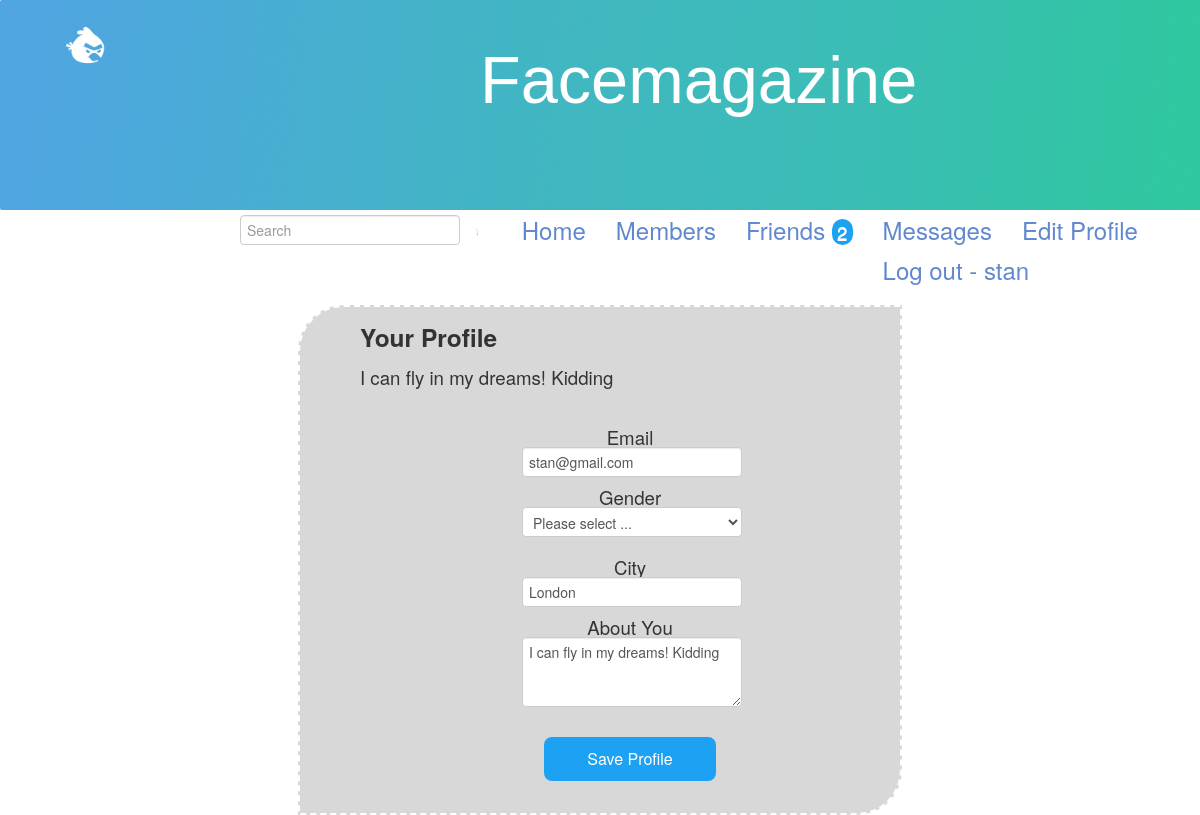
Page /social/profile/ (signed in) on the committed database.
### social/models.py (models this page shows, shortened)
class Profile(models.Model):
    text = models.CharField(max_length=4096)

class Member(models.Model):
    username = models.CharField(max_length=16,primary_key=True)
    password = models.CharField(max_length=16)
    email = models.CharField(max_length=16, null=True)
    date = models.DateTimeField('date created', null=True)
    about = models.CharField(max_length=500, null=True)
    gender = models.CharField(max_length=16, null=True)
    city = models.CharField(max_length=16, null=True)
    profile = models.OneToOneField(Profile, null=True)
    following = models.ManyToManyField("self", symmetrical=False)
    friends= models.ManyToManyField("self", symmetrical=True)

### social/views.py (the view)
    def test(request):
        if 'username' in request.session:
            return f(request)
        else:
            template = loader.get_template('social/not-logged-in.html')
            context = RequestContext(request, {})
            return HttpResponse(template.render(context))

### social/views.py (called while the page is built)
def loggedin(f):
    def test(request):
        if 'username' in request.session:
            return f(request)
        else:
            template = loader.get_template('social/not-logged-in.html')
            context = RequestContext(request, {})
            return HttpResponse(template.render(context))
    return test

### social/templates/social/profile.html (shortened to what this page needs)
{% extends "social/base.html" %}
{% block content %}
<div class='main'>
{% if text %}
<div class='main_container'>
<h3>Your Profile</h3>
{{ text }} <br /><br />
{% endif %}
<form method='POST' action='/social/profile/' id='loginForm' name="loginForm" class='bodyform' onsubmit="return loginValidateForm()">
            <br />
            Email <br />
            <input type="text" name="email" size="50" placeholder="Email:" value="{{ email }}">
            <br>
            Gender <br />
            <p><select name="gender_info" id="gender_info" value="{{ gender }}">
		<option >Please select ...</option>
		</select>
	    </p>
            City <br />
            <input type="text" name="city" size="50" placeholder="City: {{ city }}" value="{{ city }}">
		<br>
		About You <br />
		<textarea name='text' cols='50' rows='3'>{{ about }}</textarea>
		<br /><br />
   		<input type='submit' class="submission" value='Save Profile'>
        </form>
</div>
</div>
{% endblock %}

### social/static/social/styles.css (style rules this page uses)
* { font-family:"Helvetica Neue",Helvetica,Arial,sans-serif; font-size :14pt; }
body { width :100%; background:white; margin: 0; }
html { background:#fff; }
.main { width: 50%; margin: 0 auto; text-align: -webkit-center; text-align: center; background-color: #D8D8D8; border-radius: 46px 0px 45px 0px; -moz-border-radius: 46px 0px 45px 0px; -webkit-border-radius: 46px 0px 45px 0px; border: 2px dashed white; padding-bottom: 1%; }
.main_container { padding-left: 10%; text-align: left; }
input { width: 206px; }
.submission { width: 80% !important; background-color: #1da1f2; color:white; font-size: 16px; font-weight: normal; padding: 12px 16px; border:1px; border-radius: 8px; }
.bodyform { width:40%; padding-left: 30%; text-align: center; }

### rows in the picture
Profile: text "I can fly in my dreams! Kidding"
Member: email "stan@gmail.com", city "London", text "I can fly in my dreams! Kidding"

### other values in the picture
{{ appname }} "Facemagazine"
{{ newRequests }} "2"
{{ username }} "stan"
